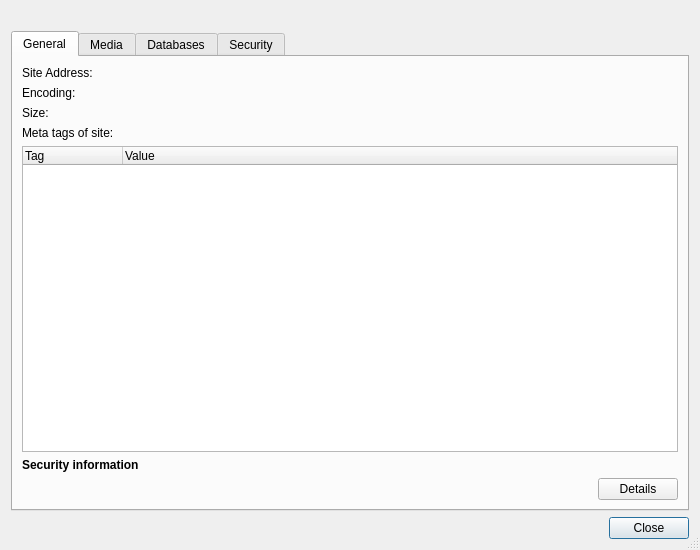
<?xml version="1.0" encoding="UTF-8"?>
<ui version="4.0">
 <class>SiteInfoDialog</class>
 <widget class="QDialog" name="SiteInfoDialog">
  <property name="geometry">
   <rect>
    <x>0</x>
    <y>0</y>
    <width>700</width>
    <height>550</height>
   </rect>
  </property>
  <property name="windowTitle">
   <string>Site Information</string>
  </property>
  <property name="sizeGripEnabled">
   <bool>true</bool>
  </property>
  <layout class="QVBoxLayout" name="verticalLayout">
   <item>
    <widget class="QLabel" name="heading">
     <property name="text">
      <string notr="true"/>
     </property>
     <property name="wordWrap">
      <bool>true</bool>
     </property>
    </widget>
   </item>
   <item>
    <widget class="QTabWidget" name="tabWidget">
     <property name="currentIndex">
      <number>0</number>
     </property>
     <widget class="QWidget" name="generalTab">
      <attribute name="title">
       <string>General</string>
      </attribute>
      <layout class="QVBoxLayout" name="verticalLayout_2">
       <item>
        <layout class="QGridLayout" name="gridLayout">
         <item row="0" column="0">
          <widget class="QLabel" name="label">
           <property name="text">
            <string>Site Address:</string>
           </property>
          </widget>
         </item>
         <item row="0" column="1">
          <widget class="QLabel" name="siteAddressLabel">
           <property name="sizePolicy">
            <sizepolicy hsizetype="Expanding" vsizetype="Preferred">
             <horstretch>0</horstretch>
             <verstretch>0</verstretch>
            </sizepolicy>
           </property>
          </widget>
         </item>
         <item row="1" column="0">
          <widget class="QLabel" name="label_2">
           <property name="text">
            <string>Encoding:</string>
           </property>
          </widget>
         </item>
         <item row="1" column="1">
          <widget class="QLabel" name="encodingLabel">
           <property name="sizePolicy">
            <sizepolicy hsizetype="Expanding" vsizetype="Preferred">
             <horstretch>0</horstretch>
             <verstretch>0</verstretch>
            </sizepolicy>
           </property>
          </widget>
         </item>
         <item row="2" column="0">
          <widget class="QLabel" name="label_3">
           <property name="text">
            <string>Size:</string>
           </property>
          </widget>
         </item>
         <item row="2" column="1">
          <widget class="QLabel" name="sizeLabel">
           <property name="sizePolicy">
            <sizepolicy hsizetype="Expanding" vsizetype="Preferred">
             <horstretch>0</horstretch>
             <verstretch>0</verstretch>
            </sizepolicy>
           </property>
          </widget>
         </item>
        </layout>
       </item>
       <item>
        <widget class="QLabel" name="label_9">
         <property name="text">
          <string>Meta tags of site:</string>
         </property>
        </widget>
       </item>
       <item>
        <widget class="QTreeWidget" name="tagsTree">
         <property name="alternatingRowColors">
          <bool>true</bool>
         </property>
         <property name="rootIsDecorated">
          <bool>false</bool>
         </property>
         <property name="itemsExpandable">
          <bool>false</bool>
         </property>
         <property name="wordWrap">
          <bool>false</bool>
         </property>
         <column>
          <property name="text">
           <string>Tag</string>
          </property>
         </column>
         <column>
          <property name="text">
           <string>Value</string>
          </property>
         </column>
        </widget>
       </item>
       <item>
        <layout class="QGridLayout" name="gridLayout_2">
         <item row="0" column="0" colspan="4">
          <widget class="QLabel" name="label_4">
           <property name="sizePolicy">
            <sizepolicy hsizetype="Fixed" vsizetype="Preferred">
             <horstretch>0</horstretch>
             <verstretch>0</verstretch>
            </sizepolicy>
           </property>
           <property name="text">
            <string>&lt;b&gt;Security information&lt;/b&gt;</string>
           </property>
          </widget>
         </item>
         <item row="1" column="0">
          <spacer name="horizontalSpacer">
           <property name="orientation">
            <enum>Qt::Horizontal</enum>
           </property>
           <property name="sizeType">
            <enum>QSizePolicy::Fixed</enum>
           </property>
           <property name="sizeHint" stdset="0">
            <size>
             <width>20</width>
             <height>20</height>
            </size>
           </property>
          </spacer>
         </item>
         <item row="1" column="1">
          <widget class="QLabel" name="securityLabel">
           <property name="text">
            <string/>
           </property>
          </widget>
         </item>
         <item row="1" column="2">
          <spacer name="horizontalSpacer_2">
           <property name="orientation">
            <enum>Qt::Horizontal</enum>
           </property>
           <property name="sizeHint" stdset="0">
            <size>
             <width>40</width>
             <height>20</height>
            </size>
           </property>
          </spacer>
         </item>
         <item row="1" column="3">
          <widget class="QPushButton" name="securityDetailsButton">
           <property name="sizePolicy">
            <sizepolicy hsizetype="Fixed" vsizetype="Fixed">
             <horstretch>0</horstretch>
             <verstretch>0</verstretch>
            </sizepolicy>
           </property>
           <property name="text">
            <string>Details</string>
           </property>
           <property name="autoDefault">
            <bool>false</bool>
           </property>
          </widget>
         </item>
        </layout>
       </item>
      </layout>
     </widget>
     <widget class="QWidget" name="mediaTab">
      <attribute name="title">
       <string>Media</string>
      </attribute>
      <layout class="QVBoxLayout" name="verticalLayout_4">
       <item>
        <widget class="QTreeWidget" name="imagesTree">
         <property name="alternatingRowColors">
          <bool>true</bool>
         </property>
         <property name="rootIsDecorated">
          <bool>false</bool>
         </property>
         <property name="itemsExpandable">
          <bool>false</bool>
         </property>
         <column>
          <property name="text">
           <string>Image</string>
          </property>
         </column>
         <column>
          <property name="text">
           <string>Image Address</string>
          </property>
         </column>
        </widget>
       </item>
       <item>
        <widget class="QLabel" name="label_5">
         <property name="text">
          <string>&lt;b&gt;Preview&lt;/b&gt;</string>
         </property>
        </widget>
       </item>
       <item>
        <widget class="QGraphicsView" name="imagePreview"/>
       </item>
      </layout>
     </widget>
     <widget class="QWidget" name="databasesTab">
      <attribute name="title">
       <string>Databases</string>
      </attribute>
      <layout class="QVBoxLayout" name="verticalLayout_5">
       <item>
        <widget class="QListWidget" name="databasesList">
         <property name="toolTip">
          <string>Shows a list of databases used by the site</string>
         </property>
        </widget>
       </item>
       <item>
        <widget class="QLabel" name="label_10">
         <property name="text">
          <string>&lt;b&gt;Database details&lt;/b&gt;</string>
         </property>
        </widget>
       </item>
       <item>
        <layout class="QGridLayout" name="gridLayout_3">
         <item row="0" column="0">
          <widget class="QLabel" name="label_6">
           <property name="text">
            <string>Name:</string>
           </property>
          </widget>
         </item>
         <item row="0" column="1">
          <widget class="QLabel" name="databaseName">
           <property name="sizePolicy">
            <sizepolicy hsizetype="Expanding" vsizetype="Preferred">
             <horstretch>0</horstretch>
             <verstretch>0</verstretch>
            </sizepolicy>
           </property>
           <property name="text">
            <string>&lt;database not selected&gt;</string>
           </property>
           <property name="textInteractionFlags">
            <set>Qt::LinksAccessibleByMouse|Qt::TextSelectableByMouse</set>
           </property>
          </widget>
         </item>
         <item row="1" column="0">
          <widget class="QLabel" name="label_7">
           <property name="text">
            <string>Path:</string>
           </property>
          </widget>
         </item>
         <item row="1" column="1">
          <widget class="QLabel" name="databasePath">
           <property name="sizePolicy">
            <sizepolicy hsizetype="Expanding" vsizetype="Preferred">
             <horstretch>0</horstretch>
             <verstretch>0</verstretch>
            </sizepolicy>
           </property>
           <property name="text">
            <string>&lt;database not selected&gt;</string>
           </property>
           <property name="textInteractionFlags">
            <set>Qt::LinksAccessibleByMouse|Qt::TextSelectableByMouse</set>
           </property>
          </widget>
         </item>
         <item row="2" column="0">
          <widget class="QLabel" name="label_8">
           <property name="text">
            <string>Size:</string>
           </property>
          </widget>
         </item>
         <item row="2" column="1">
          <widget class="QLabel" name="databaseSize">
           <property name="sizePolicy">
            <sizepolicy hsizetype="Expanding" vsizetype="Preferred">
             <horstretch>0</horstretch>
             <verstretch>0</verstretch>
            </sizepolicy>
           </property>
           <property name="text">
            <string>&lt;database not selected&gt;</string>
           </property>
           <property name="textInteractionFlags">
            <set>Qt::LinksAccessibleByMouse|Qt::TextSelectableByMouse</set>
           </property>
          </widget>
         </item>
        </layout>
       </item>
       <item>
        <spacer name="verticalSpacer">
         <property name="orientation">
          <enum>Qt::Vertical</enum>
         </property>
         <property name="sizeHint" stdset="0">
          <size>
           <width>20</width>
           <height>161</height>
          </size>
         </property>
        </spacer>
       </item>
      </layout>
     </widget>
     <widget class="QWidget" name="securityTab">
      <attribute name="title">
       <string>Security</string>
      </attribute>
      <layout class="QVBoxLayout" name="verticalLayout_3">
       <item>
        <widget class="E5SslCertificatesInfoWidget" name="sslWidget" native="true"/>
       </item>
      </layout>
     </widget>
    </widget>
   </item>
   <item>
    <widget class="QDialogButtonBox" name="buttonBox">
     <property name="orientation">
      <enum>Qt::Horizontal</enum>
     </property>
     <property name="standardButtons">
      <set>QDialogButtonBox::Close</set>
     </property>
    </widget>
   </item>
  </layout>
 </widget>
 <customwidgets>
  <customwidget>
   <class>E5SslCertificatesInfoWidget</class>
   <extends>QWidget</extends>
   <header>E5Network/E5SslCertificatesInfoWidget.h</header>
   <container>1</container>
  </customwidget>
 </customwidgets>
 <tabstops>
  <tabstop>tabWidget</tabstop>
  <tabstop>tagsTree</tabstop>
  <tabstop>securityDetailsButton</tabstop>
  <tabstop>imagesTree</tabstop>
  <tabstop>imagePreview</tabstop>
  <tabstop>databasesList</tabstop>
  <tabstop>buttonBox</tabstop>
 </tabstops>
 <resources/>
 <connections>
  <connection>
   <sender>buttonBox</sender>
   <signal>accepted()</signal>
   <receiver>SiteInfoDialog</receiver>
   <slot>accept()</slot>
   <hints>
    <hint type="sourcelabel">
     <x>248</x>
     <y>254</y>
    </hint>
    <hint type="destinationlabel">
     <x>157</x>
     <y>274</y>
    </hint>
   </hints>
  </connection>
  <connection>
   <sender>buttonBox</sender>
   <signal>rejected()</signal>
   <receiver>SiteInfoDialog</receiver>
   <slot>reject()</slot>
   <hints>
    <hint type="sourcelabel">
     <x>316</x>
     <y>260</y>
    </hint>
    <hint type="destinationlabel">
     <x>286</x>
     <y>274</y>
    </hint>
   </hints>
  </connection>
 </connections>
</ui>
